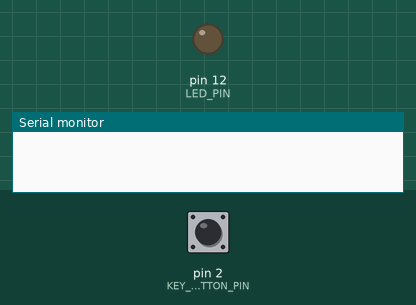
A sketch run on a simulated Arduino Uno, built with avr-gcc and run on an emulated ATmega328P. Parts: output pins drawn as LEDs (lit = HIGH), the last lines printed to the serial monitor. Dashed ring = blinking. The test bench sets the inputs (shaded band); at power-on: pin 2 (KEY_BUTTON_PIN) HIGH.

Above: at 1.2 s.
1.3 s: pin 2 (KEY_BUTTON_PIN) pulled LOW for 1 s
At 1.55 s:
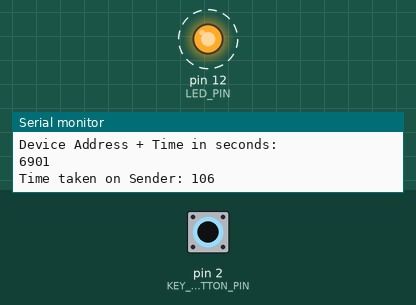
4.3 s: pin 2 (KEY_BUTTON_PIN) pulled LOW for 3.2 s
At 8.6 s:
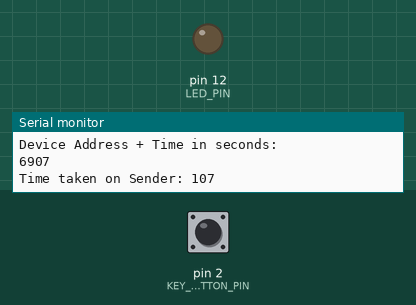
9.0 s: pin 2 (KEY_BUTTON_PIN) driven LOW
At 9.25 s:
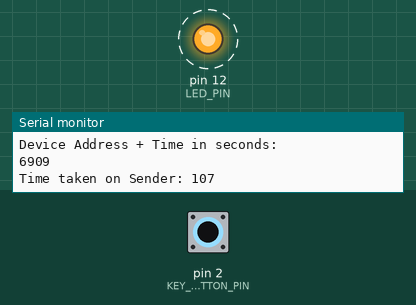
12.0 s: pin 2 (KEY_BUTTON_PIN) driven HIGH
At 13.4 s:
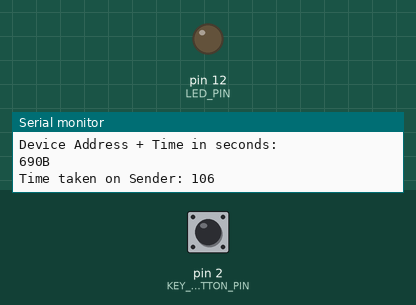
13.7 s: pin 2 (KEY_BUTTON_PIN) pulsed LOW 2 times (0.12 s each, 0.3 s apart)
At 13.95 s:
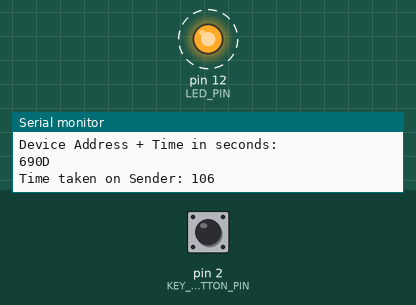
Timing chart, 0 to 16.7 s (numbered marks = the images above; inputs shaded):
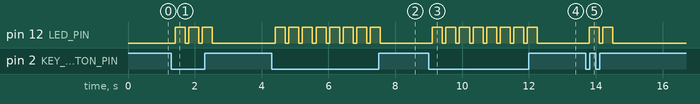

Measured:
- after the input at 1.3 s, pin 12 (LED_PIN): alternates HIGH for 0.30 s and LOW for 0.11 s, 6 changes in all, then stays LOW, starting after 0.11 s
- after the input at 4.3 s, pin 12 (LED_PIN): alternates HIGH for 0.30 s and LOW for 0.11 s, 16 changes in all, then stays LOW, starting after 0.11 s
- after the input at 9.0 s, pin 12 (LED_PIN): alternates HIGH for 0.30 s and LOW for 0.11 s, starting after 0.11 s
- after the input at 12.0 s, pin 12 (LED_PIN): goes on until 12.3 s, then stays LOW
- after the input at 13.7 s, pin 12 (LED_PIN): alternates HIGH for 0.30 s and LOW for 0.11 s, 4 changes in all, then stays LOW, starting after 0.11 s

The sketch:

ir_nec_send_ttl.ino
```cpp
#include <IRremote.h> // >v3.0.0
#include <TimeLib.h>

#define PIN_SEND 10
#define KEY_BUTTON_PIN 2
#define DATA_BUTTON_PIN 3
#define LED_PIN 12


IRsend irsend;
int device_addr = 0x69;
int data = 0x10;

void setup()
{
  Serial.begin(9600);
  pinMode(KEY_BUTTON_PIN, INPUT_PULLUP);
  pinMode(DATA_BUTTON_PIN, INPUT_PULLUP);
  pinMode(LED_PIN, OUTPUT);
  IrSender.begin(PIN_SEND); // Initializes IR sender
}


void Send_data_with_time()
{
  time_t t = now();
  Serial.println("Current time on sender in seconds: ");
  //Serial.println(t);
  int ts = second(t);
  //Serial.println(second(t));
  Serial.println(ts, HEX);
  int device_addr_time = (device_addr << 8)+ts;
  Serial.println("Device Address + Time in seconds: ");
  Serial.print(device_addr_time, HEX);
  Serial.println();
  Serial.println("\n\n");
  IrSender.sendNEC(device_addr_time, 0x10,0);
}

void loop()
{
  byte key_button_state = digitalRead(KEY_BUTTON_PIN);
  if (key_button_state == LOW)
  {
    Serial.println("Button pressed");
    //unsigned long ttl1 = millis();
    //Serial.println(ttl1);
    unsigned long Time1 = millis();

    //send_key();
    Send_data_with_time();
    unsigned long Time2 = millis();
    Serial.print("\nTime taken on Sender: ");
    Serial.println(Time2-Time1);

    digitalWrite(LED_PIN, HIGH);
    delay(300);
    digitalWrite(LED_PIN, LOW);
  }
  //delay(1000)

}
 
```
